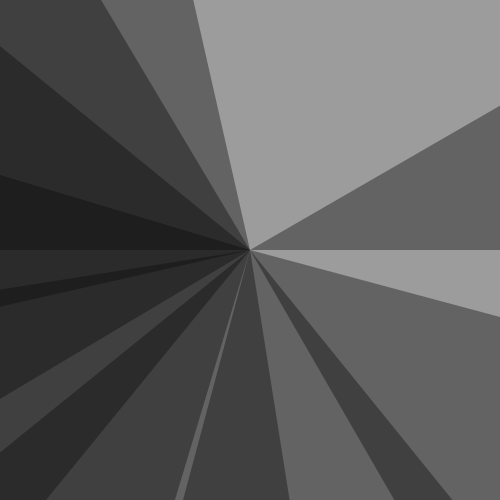
Frame 1 (no input)
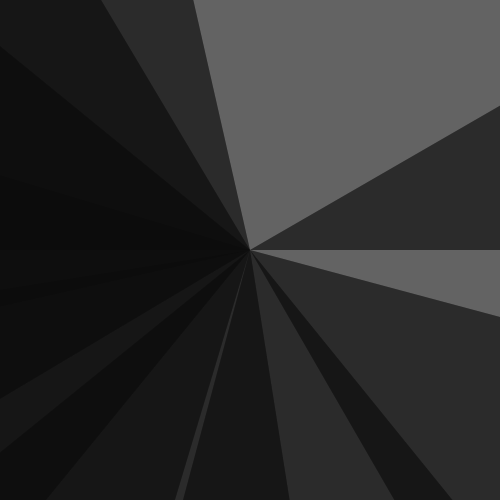
Frame 2 (the mouse pressed at the canvas centre, redrawn once)

The Processing sketch that drew these frames (run headless with seeded random() and noise(); the mouse was pressed at the canvas centre and the sketch redrawn once):

// Processing sketch: processing_84623
// ── processing_84623.pde

void setup()
{
  size(500,500);
  background(250);  
}


void draw ()
{
  
  int H;
  H = 50;
  
  int A;
  A = 120;

  
  noStroke();
 
 translate (250, 250);
 
// Création des rectangles, disposition en spirale grâce à ROTATE

fill(10, 100);
scale(22.90);
rotate(PI/1);
rect(0, 0, H, A);
rect(H, H, A, A);

rotate(PI/2);
rect(0, 0, H, A);
rect(H, H, A, A);

rotate(PI/3);
rect(0, 0, H, A);
rect(H, H, A, A);

rotate(PI/4);
rect(0, 0, H, A);
rect(H, H, A, A);

rotate(PI/5);
rect(0, 0, H, A);
rect(H, H, A, A);

rotate(PI/6);
rect(0, 0, H, A);
rect(H, H, A, A);

rotate(PI/7);
rect(0, 0, H, A);
rect(H, H, A, A);

rotate(PI/8);
rect(0, 0, H, A);
rect(H, H, A, A);

rotate(PI/9);
rect(0, 0, H, A);
rect(H, H, A, A);

rotate(PI/10);
rect(0, 0, H, A);
rect(H, H, A, A);
 
   
 noLoop(); 
}
